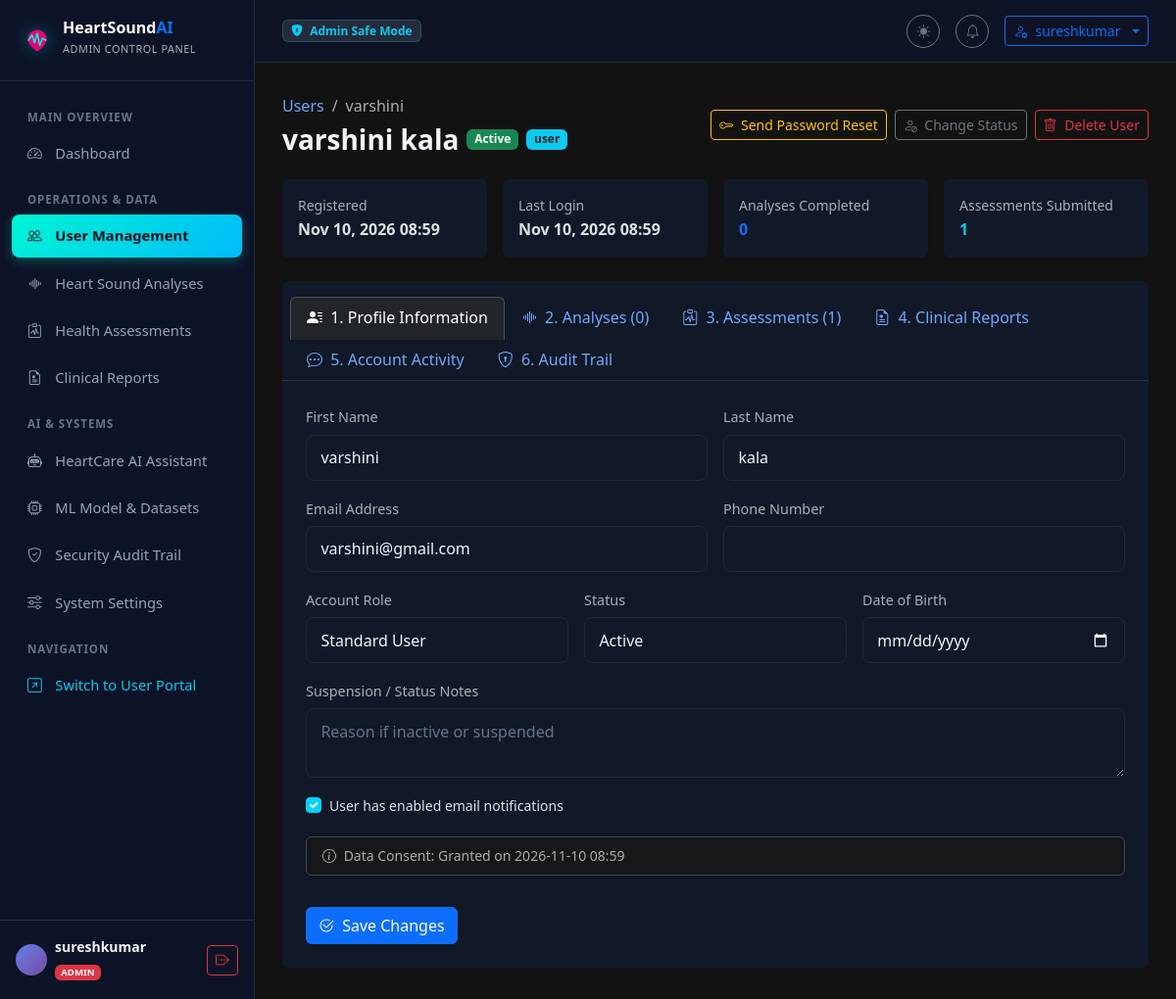
/admin-portal/users/4/ (signed in), run on the app's committed database.
### accounts/models.py (models this page shows, shortened)
class UserProfile(models.Model):
    ROLE_CHOICES = [
        ('user', 'Standard User'),
        ('admin', 'Administrator'),
    ]
    STATUS_CHOICES = [
        ('active', 'Active'),
        ('inactive', 'Inactive'),
        ('suspended', 'Suspended'),
    ]
    user = models.OneToOneField(User, on_delete=models.CASCADE, related_name='profile')
    role = models.CharField(max_length=20, choices=ROLE_CHOICES, default='user')
    status = models.CharField(max_length=20, choices=STATUS_CHOICES, default='active')
    suspension_reason = models.TextField(blank=True)
    phone = models.CharField(max_length=20, blank=True)
    date_of_birth = models.DateField(null=True, blank=True)
    bio = models.TextField(max_length=500, blank=True)
    avatar = models.ImageField(upload_to='avatars/', null=True, blank=True)
    data_consent = models.BooleanField(default=False)
    data_consent_at = models.DateTimeField(null=True, blank=True)
    email_notifications = models.BooleanField(default=True)
    created_at = models.DateTimeField(auto_now_add=True)
    updated_at = models.DateTimeField(auto_now=True)
    class Meta:
        verbose_name = 'User Profile'
    def is_admin(self):
        return self.role == 'admin' or self.user.is_staff or self.user.is_superuser

### admin_portal/views.py (the view)
# urls.py: path('users/<int:pk>/', views.user_detail_view, name='user_detail'),
@admin_required
def user_detail_view(request, pk):
    user_obj = get_object_or_404(User.objects.select_related('profile'), pk=pk)
    profile = user_obj.profile
    if request.method == 'POST' and 'update_profile' in request.POST:
        form = AdminUserEditForm(request.POST, instance=profile)
        if form.is_valid():
            user_obj.first_name = form.cleaned_data['first_name']
            user_obj.last_name = form.cleaned_data['last_name']
            user_obj.email = form.cleaned_data['email']
            user_obj.save()
            form.save()
            _log_admin(request, 'profile_update', f"Admin updated user profile: {user_obj.username}")
            messages.success(request, f"Profile for {user_obj.username} updated.")
            return redirect('admin_portal:user_detail', pk=pk)
    else:
        initial = {
            'first_name': user_obj.first_name,
            'last_name': user_obj.last_name,
            'email': user_obj.email,
        }
        form = AdminUserEditForm(instance=profile, initial=initial)
    analyses = AnalysisRecord.objects.filter(user=user_obj).select_related('recording', 'prediction')[:20]
    assessments = HealthAssessment.objects.filter(user=user_obj)[:20]
    audit_logs = AuditLog.objects.filter(user=user_obj)[:20]
    chat_sessions = ChatSession.objects.filter(user=user_obj)[:10]
    context = {
        'target_user': user_obj,
        'profile': profile,
        'form': form,
        'analyses': analyses,
        'assessments': assessments,
        'audit_logs': audit_logs,
        'chat_sessions': chat_sessions,
        'total_analyses': AnalysisRecord.objects.filter(user=user_obj).count(),
        'total_assessments': HealthAssessment.objects.filter(user=user_obj).count(),
    }
    return render(request, 'admin_portal/users/user_detail.html', context)

### templates/admin_portal/users/user_detail.html (shortened to what this page needs)
{% extends 'admin_portal/base_admin.html' %}
{% block content %}
<div class="d-flex flex-wrap align-items-center justify-content-between gap-3 mb-4">
  <div>
    <nav aria-label="breadcrumb">
      <ol class="breadcrumb small mb-1">
        <li class="breadcrumb-item"><a href="{% url 'admin_portal:user_list' %}" class="text-decoration-none">Users</a></li>
        <li class="breadcrumb-item active">{{ target_user.username }}</li>
      </ol>
    </nav>
    <div class="d-flex align-items-center gap-2">
      <h3 class="fw-bold mb-0">{{ target_user.get_full_name|default:target_user.username }}</h3>
      {% if profile.status == 'active' %}
        <span class="badge bg-success">Active</span>
      {% elif profile.status == 'suspended' %}
        <span class="badge bg-danger">Suspended</span>
      {% else %}
        <span class="badge bg-secondary">{{ profile.status }}</span>
      {% endif %}
      <span class="badge bg-info text-dark">{{ profile.role }}</span>
    </div>
  </div>
  <div class="d-flex gap-2">
    <form method="post" action="{% url 'admin_portal:user_trigger_password_reset' target_user.id %}" onsubmit="return confirm('Send a secure password reset link to {{ target_user.email }}?');">
      <button type="submit" class="btn btn-sm btn-outline-warning">
        <i class="bi bi-key me-1"></i> Send Password Reset
      </button>
    </form>
    <button type="button" class="btn btn-sm btn-outline-secondary" data-bs-toggle="modal" data-bs-target="#statusModal">
      <i class="bi bi-person-slash me-1"></i> Change Status
    </button>
    {% if not target_user.is_superuser %}
    <button type="button" class="btn btn-sm btn-outline-danger" data-bs-toggle="modal" data-bs-target="#deleteModal">
      <i class="bi bi-trash me-1"></i> Delete User
    </button>
    {% endif %}
  </div>
</div>
<div class="row g-3 mb-4">
  <div class="col-md-3">
    <div class="card border-0 bg-card p-3 shadow-sm">
      <span class="text-muted small">Registered</span>
      <div class="fw-bold">{{ target_user.date_joined|date:"M d, Y H:i" }}</div>
    </div>
  </div>
  <div class="col-md-3">
    <div class="card border-0 bg-card p-3 shadow-sm">
      <span class="text-muted small">Last Login</span>
      <div class="fw-bold">{{ target_user.last_login|date:"M d, Y H:i"|default:"Never" }}</div>
    </div>
  </div>
  <div class="col-md-3">
    <div class="card border-0 bg-card p-3 shadow-sm">
      <span class="text-muted small">Analyses Completed</span>
      <div class="fw-bold text-primary">{{ total_analyses }}</div>
    </div>
  </div>
  <div class="col-md-3">
    <div class="card border-0 bg-card p-3 shadow-sm">
      <span class="text-muted small">Assessments Submitted</span>
      <div class="fw-bold text-info">{{ total_assessments }}</div>
    </div>
  </div>
</div>
<div class="card border-0 bg-card shadow-sm">
  <div class="card-header bg-transparent border-bottom border-secondary border-opacity-25 pt-3 px-3">
    <ul class="nav nav-tabs card-header-tabs" id="userTabs" role="tablist">
      <li class="nav-item">
        <button class="nav-link active" id="profile-tab" data-bs-toggle="tab" data-bs-target="#profile-pane" type="button" role="tab">
          <i class="bi bi-person-lines-fill me-1"></i> 1. Profile Information
        </button>
      </li>
      <li class="nav-item">
        <button class="nav-link" id="analysis-tab" data-bs-toggle="tab" data-bs-target="#analysis-pane" type="button" role="tab">
          <i class="bi bi-soundwave me-1"></i> 2. Analyses ({{ analyses.count }})
        </button>
      </li>
      <li class="nav-item">
        <button class="nav-link" id="assessment-tab" data-bs-toggle="tab" data-bs-target="#assessment-pane" type="button" role="tab">
          <i class="bi bi-clipboard-pulse me-1"></i> 3. Assessments ({{ assessments.count }})
        </button>
      </li>
      <li class="nav-item">
        <button class="nav-link" id="reports-tab" data-bs-toggle="tab" data-bs-target="#reports-pane" type="button" role="tab">
          <i class="bi bi-file-earmark-medical me-1"></i> 4. Clinical Reports
        </button>
      </li>
      <li class="nav-item">
        <button class="nav-link" id="chats-tab" data-bs-toggle="tab" data-bs-target="#chats-pane" type="button" role="tab">
          <i class="bi bi-chat-dots me-1"></i> 5. Account Activity
        </button>
      </li>
      <li class="nav-item">
        <button class="nav-link" id="audit-tab" data-bs-toggle="tab" data-bs-target="#audit-pane" type="button" role="tab">
          <i class="bi bi-shield-lock me-1"></i> 6. Audit Trail
        </button>
      </li>
    </ul>
  </div>
  <div class="card-body p-4">
    <div class="tab-content" id="userTabContent">
      <div class="tab-pane fade show active" id="profile-pane" role="tabpanel">
        <form method="post">
          <div class="row g-3">
            <div class="col-md-6">
              <label class="form-label small text-muted">First Name</label>
              {{ form.first_name }}
            </div>
            <div class="col-md-6">
              <label class="form-label small text-muted">Last Name</label>
              {{ form.last_name }}
            </div>
            <div class="col-md-6">
              <label class="form-label small text-muted">Email Address</label>
              {{ form.email }}
            </div>
            <div class="col-md-6">
              <label class="form-label small text-muted">Phone Number</label>
              {{ form.phone }}
            </div>
            <div class="col-md-4">
              <label class="form-label small text-muted">Account Role</label>
              {{ form.role }}
            </div>
            <div class="col-md-4">
              <label class="form-label small text-muted">Status</label>
              {{ form.status }}
            </div>
            <div class="col-md-4">
              <label class="form-label small text-muted">Date of Birth</label>
              {{ form.date_of_birth }}
            </div>
            <div class="col-12">
              <label class="form-label small text-muted">Suspension / Status Notes</label>
              {{ form.suspension_reason }}
            </div>
            <div class="col-12">
              <div class="form-check">
                {{ form.email_notifications }}
                <label class="form-check-label small" for="{{ form.email_notifications.id_for_label }}">
                  User has enabled email notifications
                </label>
              </div>
            </div>
            <div class="col-12">
              <div class="alert alert-secondary py-2 small">
                <i class="bi bi-info-circle me-1"></i> Data Consent: {% if profile.data_consent %}Granted on {{ profile.data_consent_at|date:"Y-m-d H:i" }}{% else %}Not recorded{% endif %}
              </div>
            </div>
            <div class="col-12">
              <button type="submit" class="btn btn-primary"><i class="bi bi-check2-circle me-1"></i> Save Changes</button>
            </div>
          </div>
        </form>
      </div>
    </div>
  </div>
</div>
{% endblock %}

### templates/admin_portal/base_admin.html (shortened to what this page needs)
{% load static %}
<!DOCTYPE html>
<html lang="en" data-bs-theme="dark">
<head>
  <link href="https://cdn.jsdelivr.net/npm/bootstrap@5.3.2/dist/css/bootstrap.min.css" rel="stylesheet">
  <link href="https://cdn.jsdelivr.net/npm/bootstrap-icons@1.11.3/font/bootstrap-icons.min.css" rel="stylesheet">
  <link href="{% static 'css/main.css' %}" rel="stylesheet">
</head>
<body>
<div class="admin-wrapper">
  <aside class="admin-sidebar" id="adminSidebar">
    <div class="admin-sidebar-brand">
      <div class="brand-icon">
      </div>
      <div>
        <div class="fw-bold lh-1 text-white">HeartSound<span class="text-primary">AI</span></div>
        <small class="text-muted" style="font-size: 0.68rem; letter-spacing: 0.05em;">ADMIN CONTROL PANEL</small>
      </div>
    </div>
    <nav class="admin-sidebar-nav">
      <div class="admin-nav-header">Main Overview</div>
      <a href="{% url 'admin_portal:dashboard' %}" class="admin-nav-item {% if request.resolver_match.url_name == 'dashboard' %}active{% endif %}">
        <i class="bi bi-speedometer2"></i> Dashboard
      </a>
      <div class="admin-nav-header">Operations & Data</div>
      <a href="{% url 'admin_portal:user_list' %}" class="admin-nav-item {% if 'users' in request.path %}active{% endif %}">
        <i class="bi bi-people"></i> User Management
      </a>
      <a href="{% url 'admin_portal:analysis_list' %}" class="admin-nav-item {% if 'analyses' in request.path %}active{% endif %}">
        <i class="bi bi-soundwave"></i> Heart Sound Analyses
      </a>
      <a href="{% url 'admin_portal:assessment_list' %}" class="admin-nav-item {% if 'assessments' in request.path %}active{% endif %}">
        <i class="bi bi-clipboard-pulse"></i> Health Assessments
      </a>
      <a href="{% url 'admin_portal:report_list' %}" class="admin-nav-item {% if 'reports' in request.path %}active{% endif %}">
        <i class="bi bi-file-earmark-medical"></i> Clinical Reports
      </a>
      <div class="admin-nav-header">AI & Systems</div>
      <a href="{% url 'admin_portal:chatbot_monitor' %}" class="admin-nav-item {% if 'chatbot' in request.path %}active{% endif %}">
        <i class="bi bi-robot"></i> HeartCare AI Assistant
      </a>
      <a href="{% url 'admin_portal:model_management' %}" class="admin-nav-item {% if 'models' in request.path %}active{% endif %}">
        <i class="bi bi-cpu"></i> ML Model & Datasets
      </a>
      <a href="{% url 'admin_portal:audit_log_list' %}" class="admin-nav-item {% if 'audit-logs' in request.path %}active{% endif %}">
        <i class="bi bi-shield-check"></i> Security Audit Trail
      </a>
      <a href="{% url 'admin_portal:site_settings' %}" class="admin-nav-item {% if 'settings' in request.path %}active{% endif %}">
        <i class="bi bi-sliders"></i> System Settings
      </a>
      <div class="admin-nav-header">Navigation</div>
      <a href="{% url 'dashboard:dashboard' %}" class="admin-nav-item text-info">
        <i class="bi bi-arrow-up-right-square"></i> Switch to User Portal
      </a>
    </nav>
    <div class="p-3 border-top border-secondary border-opacity-25 d-flex align-items-center justify-content-between">
      <div class="d-flex align-items-center gap-2">
        <div class="avatar-placeholder rounded-circle bg-primary text-dark fw-bold" style="width: 32px; height: 32px; display:flex; align-items:center; justify-content:center; font-size: 0.8rem;">
        </div>
        <div class="overflow-hidden">
          <div class="small fw-semibold text-truncate" style="max-width: 120px;">{{ user.username }}</div>
          <span class="badge bg-danger text-uppercase" style="font-size: 0.6rem;">Admin</span>
        </div>
      </div>
      <form method="post" action="{% url 'admin_portal:logout' %}" class="m-0">
        <button type="submit" class="btn btn-sm btn-outline-danger p-1 px-2" title="Logout">
          <i class="bi bi-box-arrow-right"></i>
        </button>
      </form>
    </div>
  </aside>
  <div class="admin-content">
    <header class="admin-topbar">
      <div class="d-flex align-items-center gap-3">
        <span class="badge bg-secondary bg-opacity-25 text-info border border-info border-opacity-25 px-2 py-1">
          <i class="bi bi-shield-lock-fill me-1"></i> Admin Safe Mode
        </span>
      </div>
      <div class="d-flex align-items-center gap-3">
        <button class="btn btn-sm btn-outline-secondary rounded-circle" id="themeToggleBtn" type="button" title="Toggle Light/Dark Theme" style="width: 34px; height: 34px; padding:0;">
          <i class="bi bi-sun-fill" id="themeIcon"></i>
        </button>
        <a href="{% url 'admin_portal:audit_log_list' %}" class="btn btn-sm btn-outline-secondary rounded-circle position-relative" title="System Audit Logs" style="width: 34px; height: 34px; padding:0; display:flex; align-items:center; justify-content:center;">
          <i class="bi bi-bell"></i>
        </a>
        <div class="dropdown">
          <button class="btn btn-sm btn-outline-primary dropdown-toggle d-flex align-items-center gap-2" type="button" data-bs-toggle="dropdown">
            <i class="bi bi-person-gear"></i>
            <span>{{ user.username }}</span>
          </button>
        </div>
      </div>
    </header>
    <main class="admin-main">
      {% block content %}{% endblock %}
    </main>
  </div>
</div>
</body>
</html>

### data on the page
UserProfile: role "user", role "Standard User", status "Active", email_notifications "☑", data_consent_at "2026-11-10 08:59"

### other printed values
{{ user.username }} "sureshkumar"
{{ target_user.username }} "varshini"
{{ target_user.get_full_name|default:target_user.username }} "varshini kala"
{{ target_user.date_joined|date:"M d, Y H:i" }} "Nov 10, 2026 08:59"
{{ target_user.last_login|date:"M d, Y H:i"|default:"Never" }} "Nov 10, 2026 08:59"
{{ total_analyses }} "0"
{{ total_assessments }} "1"
{{ analyses.count }} "0"
{{ assessments.count }} "1"
